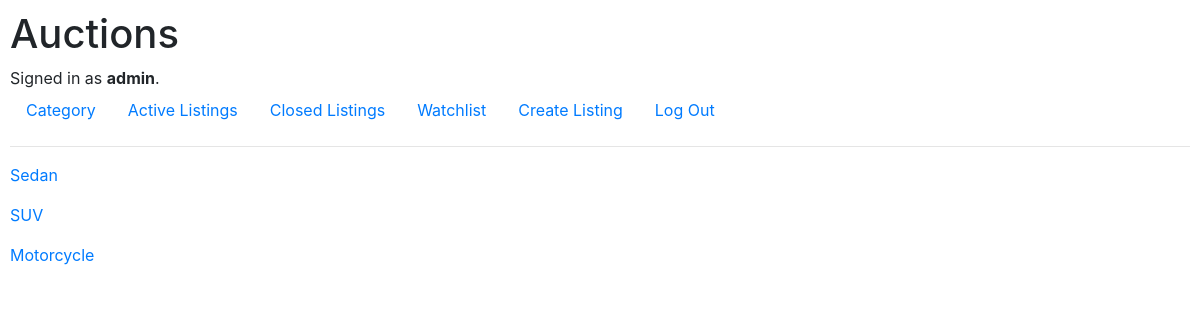
Screenshot of /view_category (signed in) with the database file from the repository.
### auctions/models.py (models this page shows, shortened)
class User(AbstractUser):
    pass

class Listing(models.Model):
    category = models.CharField(max_length=35, null=True, blank=True)
    title = models.CharField(max_length=50)
    description = models.CharField(max_length=900)
    pic = models.URLField(null=True, blank=True)
    date_listed = models.DateField(default=timezone.now)
    active = models.BooleanField(default=True)
    current_bid = models.ForeignKey(Bid, on_delete=models.CASCADE,
                                    default=None, related_name='bid_listing')
    lister = models.ForeignKey(User, on_delete=models.CASCADE, default=None,
                               related_name='user_listing')
    watchlist = models.ManyToManyField(
        User, blank=True, related_name='watched_listings')

### auctions/views.py (the view)
# urls.py: path("view_category", views.view_category, name="view_category"),
def view_category(request):
    listings = Listing.objects.all()
    categories = []
    for listing in listings:
        if listing.category not in categories:
            categories.append(listing.category)
    return render(request, "auctions/category.html", {
        "categories": categories
    })

### auctions/templates/auctions/category.html
{% extends "auctions/layout.html" %}
{% block body %}
    {% for category in categories %}
        <a href="{% url 'listings_by_category' category %}"><p>{{ category }}</p></a>
    {% endfor %}
{% endblock %}

### auctions/templates/auctions/layout.html (shortened to what this page needs)
{% load static %}
<!DOCTYPE html>
<html lang="en">
    <head>
        <link rel="stylesheet" href="https://stackpath.bootstrapcdn.com/bootstrap/4.4.1/css/bootstrap.min.css">
        <link rel="stylesheet" href="https://use.fontawesome.com/releases/v5.15.3/css/all.css">
        <link href="{% static 'auctions/styles.css' %}" rel="stylesheet">
    </head>
    <body>
        <h1>Auctions</h1>
        <div>
            {% if user.is_authenticated %}
                Signed in as <strong>{{ user.username }}</strong>.
            {% else %}
                Not signed in.
            {% endif %}
        </div>
        <ul class="nav">
            <li class="nav-item">
                <a class="nav-link" href="{% url 'view_category' %}">Category</a>
            </li>
            <li class="nav-item">
                <a class="nav-link" href="{% url 'index' %}">Active Listings</a>
            </li>
            <li class="nav-item">
                <a class="nav-link" href="{% url 'closed_listings' %}">Closed Listings</a>
            </li>
            {% if user.is_authenticated %}
                <li class="nav-item">
                    <a class="nav-link" href="{% url 'view_watchlist' %}">Watchlist</a>
                </li>
                <li class="nav-item">
                    <a class="nav-link" href="{% url 'create_listing' %}">Create Listing</a>
                </li>
                <li class="nav-item">
                    <a class="nav-link" href="{% url 'logout' %}">Log Out</a>
                </li>
            {% endif %}
        </ul>
        <hr>
        {% block body %}
        {% endblock %}
    </body>
</html>

### auctions/static/auctions/styles.css (style rules this page uses)
body { padding: 10px; }

### rows the page displays
User: username "admin"
Listing: categories "Sedan"
Listing: categories "SUV"
Listing: categories "Motorcycle"
